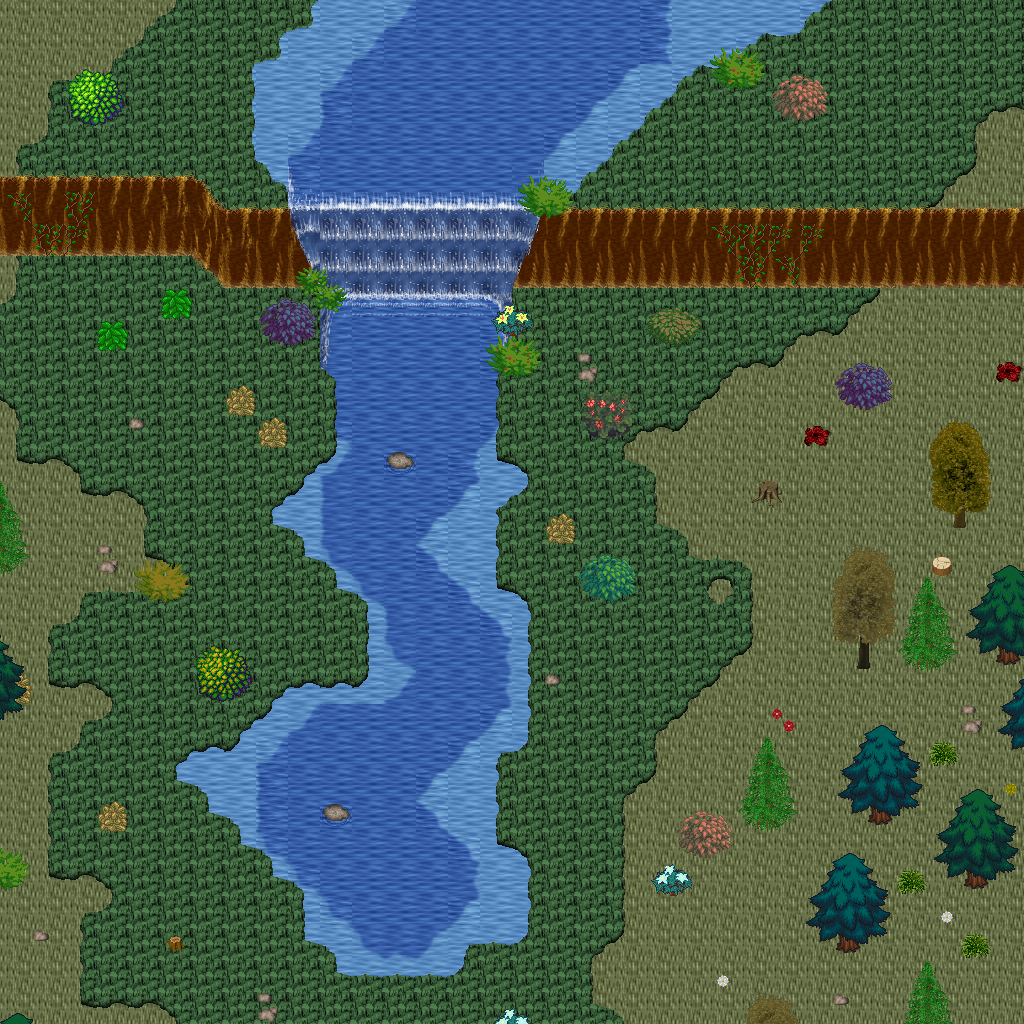

This game map was drawn from its Tiled (.tmx) file and the tilesets committed beside it. A one-line description and the trimmed map source follow:
An orthogonal 32x32 tile map with 32x32 px tiles, 5 tile layers (Ground, Objects, Objects2, Above, ...), 1 hidden layer not drawn, 45 tilesets.

<map version="1.10" tiledversion="1.11.0" orientation="orthogonal" renderorder="right-down" width="32" height="32" tilewidth="32" tileheight="32" infinite="0" nextlayerid="11" nextobjectid="1">
 <tileset firstgid="1" name="ground_ground" tilewidth="32" tileheight="32" tilecount="33" columns="3">
  <image source="../drawable/ground_ground.png" width="96" height="352" />
 </tileset>
 <tileset firstgid="34" name="ground_ridge_earth_dark" tilewidth="32" tileheight="32" tilecount="96" columns="12">
  <image source="../drawable/ground_ridge_earth_dark.png" width="384" height="256" />
 </tileset>
 <tileset firstgid="130" name="plant_grasses" tilewidth="32" tileheight="32" tilecount="6" columns="3">
  <image source="../drawable/plant_grasses.png" width="96" height="64" />
 </tileset>
 <tileset firstgid="136" name="ground_ladder_vertical_dark" tilewidth="32" tileheight="32" tilecount="3" columns="3">
  <image source="../drawable/ground_ladder_vertical_dark.png" width="96" height="32" />
 </tileset>
 <tileset firstgid="139" name="logic_collision" tilewidth="32" tileheight="32" tilecount="1" columns="1">
  <image source="../drawable/logic_collision.png" width="32" height="32" />
 </tileset>
 <tileset firstgid="140" name="ground_grass_corners" tilewidth="32" tileheight="32" tilecount="24" columns="6">
  <image source="../drawable/ground_grass_corners.png" width="192" height="128" />
 </tileset>
 <tileset firstgid="164" name="ground_earth_edges" tilewidth="32" tileheight="32" tilecount="18" columns="6">
  <image source="../drawable/ground_earth_edges.png" width="192" height="96" />
 </tileset>
 <tileset firstgid="182" name="plant_bush_bushes" tilewidth="32" tileheight="32" tilecount="10" columns="5">
  <image source="../drawable/plant_bush_bushes.png" width="160" height="64" />
 </tileset>
 <tileset firstgid="192" name="plant_tree_tree_darkgreen" tilewidth="32" tileheight="32" tilecount="88" columns="8">
  <image source="../drawable/plant_tree_tree_darkgreen.png" width="256" height="352" />
 </tileset>
 <tileset firstgid="280" name="ground_rock_pebbles" tilewidth="32" tileheight="32" tilecount="3" columns="1">
  <image source="../drawable/ground_rock_pebbles.png" width="32" height="96" />
 </tileset>
 <tileset firstgid="283" name="furniture_sink_jacuzzi_dark_side_on" tilewidth="32" tileheight="32" tilecount="36" columns="3">
  <image source="../drawable/furniture_sink_jacuzzi_dark_side_on.png" width="96" height="384" />
 </tileset>
 <tileset firstgid="319" name="furniture_chair_bench_iron_extensible" tilewidth="32" tileheight="32" tilecount="16" columns="4">
  <image source="../drawable/furniture_chair_bench_iron_extensible.png" width="128" height="128" />
 </tileset>
 <tileset firstgid="335" name="plant_flower_daisy_blue" tilewidth="32" tileheight="32" tilecount="8" columns="2">
  <image source="../drawable/plant_flower_daisy_blue.png" width="64" height="128" />
 </tileset>
 <tileset firstgid="343" name="plant_flower_daisy_red" tilewidth="32" tileheight="32" tilecount="8" columns="2">
  <image source="../drawable/plant_flower_daisy_red.png" width="64" height="128" />
 </tileset>
 <tileset firstgid="351" name="plant_flower_daisy_white" tilewidth="32" tileheight="32" tilecount="8" columns="2">
  <image source="../drawable/plant_flower_daisy_white.png" width="64" height="128" />
 </tileset>
 <tileset firstgid="359" name="plant_flower_daisy_yellow" tilewidth="32" tileheight="32" tilecount="8" columns="2">
  <image source="../drawable/plant_flower_daisy_yellow.png" width="64" height="128" />
 </tileset>
 <tileset firstgid="367" name="plant_bush_hedge" tilewidth="32" tileheight="32" tilecount="35" columns="5">
  <image source="../drawable/plant_bush_hedge.png" width="160" height="224" />
 </tileset>
 <tileset firstgid="402" name="plant_tree_evergreen" tilewidth="32" tileheight="32" tilecount="36" columns="3">
  <image source="../drawable/plant_tree_evergreen.png" width="96" height="384" />
 </tileset>
 <tileset firstgid="438" name="furniture_light_iron_lamp" tilewidth="32" tileheight="32" tilecount="3" columns="1">
  <image source="../drawable/furniture_light_iron_lamp.png" width="32" height="96" />
 </tileset>
 <tileset firstgid="441" name="furniture_light_flames" tilewidth="32" tileheight="32" tilecount="6" columns="6">
  <image source="../drawable/furniture_light_flames.png" width="192" height="32" />
 </tileset>
 <tileset firstgid="447" name="item_statue_girl_with_bird" tilewidth="32" tileheight="32" tilecount="12" columns="4">
  <image source="../drawable/item_statue_girl_with_bird.png" width="128" height="96" />
 </tileset>
 <tileset firstgid="459" name="object_birds" tilewidth="32" tileheight="32" tilecount="4" columns="2">
  <image source="../drawable/object_birds.png" width="64" height="64" />
 </tileset>
 <tileset firstgid="463" name="logic_protection" tilewidth="32" tileheight="32" tilecount="2" columns="2">
  <image source="../drawable/logic_protection.png" width="64" height="32" />
 </tileset>
 <tileset firstgid="465" name="plant_tree_spruce" tilewidth="32" tileheight="32" tilecount="6" columns="2">
  <image source="../drawable/plant_tree_spruce.png" width="64" height="96" />
 </tileset>
 <tileset firstgid="471" name="plant_tree_taller_trees" tilewidth="32" tileheight="32" tilecount="32" columns="8">
  <image source="../drawable/plant_tree_taller_trees.png" width="256" height="128" />
 </tileset>
 <tileset firstgid="503" name="plant_stump_hollow_logs" tilewidth="32" tileheight="32" tilecount="6" columns="3">
  <image source="../drawable/plant_stump_hollow_logs.png" width="96" height="64" />
 </tileset>
 <tileset firstgid="509" name="plant_stump_small_stump" tilewidth="32" tileheight="32" tilecount="4" columns="2">
  <image source="../drawable/plant_stump_small_stump.png" width="64" height="64" />
 </tileset>
 <tileset firstgid="513" name="ground_grass_2" tilewidth="32" tileheight="32" tilecount="21" columns="3">
  <image source="../drawable/ground_grass_2.png" width="96" height="224" />
 </tileset>
 <tileset firstgid="534" name="ground_water_waterfall" tilewidth="32" tileheight="32" tilecount="120" columns="8">
  <image source="../drawable/ground_water_waterfall.png" width="256" height="480" />
 </tileset>
 <tileset firstgid="654" name="ground_water_pool_corners" tilewidth="32" tileheight="32" tilecount="72" columns="3">
  <image source="../drawable/ground_water_pool_corners.png" width="96" height="768" />
 </tileset>
 <tileset firstgid="726" name="ground_water_pool" tilewidth="32" tileheight="32" tilecount="72" columns="3">
  <image source="../drawable/ground_water_pool.png" width="96" height="768" />
 </tileset>
 <tileset firstgid="798" name="plant_vine" tilewidth="32" tileheight="32" tilecount="3" columns="1">
  <image source="../drawable/plant_vine.png" width="32" height="96" />
 </tileset>
 <tileset firstgid="801" name="logic_item_fruits" tilewidth="32" tileheight="32" tilecount="16" columns="8">
  <image source="../drawable/logic_item_fruits.png" width="256" height="64" />
 </tileset>
 <tileset firstgid="817" name="ground_dry_grass" tilewidth="32" tileheight="32" tilecount="54" columns="9">
  <image source="../drawable/ground_dry_grass.png" width="288" height="192" />
 </tileset>
 <tileset firstgid="871" name="light_dim_light_5x5" tilewidth="32" tileheight="32" tilecount="25" columns="5">
  <image source="../drawable/light_dim_light_5x5.png" width="160" height="160" />
 </tileset>
 <tileset firstgid="896" name="building_chimney_smoke" tilewidth="32" tileheight="32" tilecount="40" columns="4">
  <image source="../drawable/building_chimney_smoke.png" width="128" height="320" />
 </tileset>
 <tileset firstgid="936" name="logic_creature_hybrid" tilewidth="32" tileheight="32" tilecount="16" columns="8">
  <image source="../drawable/logic_creature_hybrid.png" width="256" height="64" />
 </tileset>
 <tileset firstgid="952" name="building_huts" tilewidth="32" tileheight="32" tilecount="338" columns="26">
  <image source="../drawable/building_huts.png" width="832" height="416" />
 </tileset>
 <tileset firstgid="1290" name="logic_portal" tilewidth="32" tileheight="32" tilecount="24" columns="8">
  <image source="../drawable/logic_portal.png" width="256" height="96" />
 </tileset>
 <tileset firstgid="1314" name="plant_bush_leafy" tilewidth="32" tileheight="32" tilecount="48" columns="8">
  <image source="../drawable/plant_bush_leafy.png" width="256" height="192" />
 </tileset>
 <tileset firstgid="1362" name="plant_bush_berried" tilewidth="32" tileheight="32" tilecount="60" columns="5">
  <image source="../drawable/plant_bush_berried.png" width="160" height="384" />
 </tileset>
 <tileset firstgid="1422" name="plant_bush_flowering" tilewidth="32" tileheight="32" tilecount="72" columns="8">
  <image source="../drawable/plant_bush_flowering.png" width="256" height="288" />
 </tileset>
 <tileset firstgid="1494" name="plant_bushes_and_trees" tilewidth="32" tileheight="32" tilecount="144" columns="16">
  <image source="../drawable/plant_bushes_and_trees.png" width="512" height="289" />
 </tileset>
 <tileset firstgid="1638" name="plant_bush_bush_pinks" tilewidth="32" tileheight="32" tilecount="4" columns="2">
  <image source="../drawable/plant_bush_bush_pinks.png" width="64" height="64" />
 </tileset>
 <tileset firstgid="1642" name="logic_creature_mutant" tilewidth="32" tileheight="32" tilecount="7" columns="7">
  <image source="../drawable/logic_creature_mutant.png" width="224" height="32" />
 </tileset>
 <layer id="1" name="Ground" width="32" height="32">
  <data>[1024 cells, 1024 non-empty, 23 distinct tile ids]</data>
 </layer>
 <layer id="2" name="Objects" width="32" height="32">
  <data>[1024 cells, 337 non-empty, 70 distinct tile ids]</data>
 </layer>
 <layer id="3" name="Objects2" width="32" height="32">
  <data>[1024 cells, 39 non-empty, 19 distinct tile ids]</data>
 </layer>
 <layer id="4" name="Above" width="32" height="32">
  <data>[1024 cells, 101 non-empty, 62 distinct tile ids]</data>
 </layer>
 <layer id="5" name="Above2" width="32" height="32">
  <data>[1024 cells, 13 non-empty, 13 distinct tile ids]</data>
 </layer>
 <layer id="6" name="Walkable" width="32" height="32" visible="0">
  <data>[1024 cells, 445 non-empty, 1 distinct tile ids]</data>
 </layer>
 <objectgroup id="7" name="Mapevents" />
 <objectgroup id="8" name="Spawn" />
 <objectgroup id="9" name="Keys" />
 <objectgroup id="10" name="Replace" />
</map>
